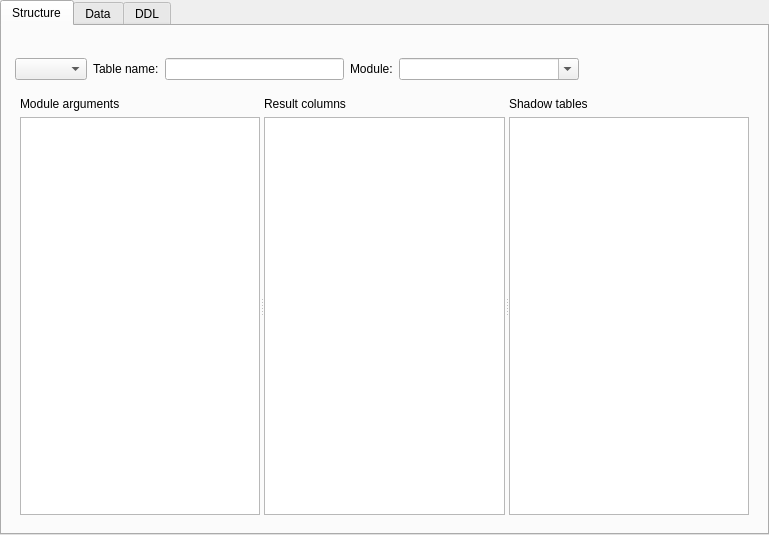
<?xml version="1.0" encoding="UTF-8"?>
<ui version="4.0">
 <class>VirtualTableWindow</class>
 <widget class="QWidget" name="VirtualTableWindow">
  <property name="geometry">
   <rect>
    <x>0</x>
    <y>0</y>
    <width>769</width>
    <height>535</height>
   </rect>
  </property>
  <property name="windowTitle">
   <string>Form</string>
  </property>
  <layout class="QHBoxLayout" name="horizontalLayout">
   <property name="leftMargin">
    <number>0</number>
   </property>
   <property name="topMargin">
    <number>0</number>
   </property>
   <property name="rightMargin">
    <number>0</number>
   </property>
   <property name="bottomMargin">
    <number>0</number>
   </property>
   <item>
    <widget class="QTabWidget" name="tabWidget">
     <property name="currentIndex">
      <number>0</number>
     </property>
     <widget class="QWidget" name="structureTab">
      <attribute name="title">
       <string>Structure</string>
      </attribute>
      <layout class="QVBoxLayout" name="structureTabLayout">
       <item>
        <widget class="QToolBar" name="structureToolBar"/>
       </item>
       <item>
        <widget class="QWidget" name="structureTopBar" native="true">
         <layout class="QHBoxLayout" name="horizontalLayout_2">
          <property name="leftMargin">
           <number>4</number>
          </property>
          <property name="topMargin">
           <number>0</number>
          </property>
          <property name="rightMargin">
           <number>0</number>
          </property>
          <property name="bottomMargin">
           <number>2</number>
          </property>
          <item>
           <widget class="DbComboBox" name="dbCombo">
            <property name="maximumSize">
             <size>
              <width>200</width>
              <height>16777215</height>
             </size>
            </property>
           </widget>
          </item>
          <item>
           <widget class="QLabel" name="tableNameLabel">
            <property name="text">
             <string>Table name:</string>
            </property>
           </widget>
          </item>
          <item>
           <widget class="QLineEdit" name="tableNameEdit">
            <property name="maximumSize">
             <size>
              <width>200</width>
              <height>16777215</height>
             </size>
            </property>
           </widget>
          </item>
          <item>
           <widget class="QLabel" name="moduleLabel">
            <property name="text">
             <string>Module:</string>
            </property>
           </widget>
          </item>
          <item>
           <widget class="QComboBox" name="moduleCombo">
            <property name="sizePolicy">
             <sizepolicy hsizetype="Expanding" vsizetype="Fixed">
              <horstretch>0</horstretch>
              <verstretch>0</verstretch>
             </sizepolicy>
            </property>
            <property name="editable">
             <bool>true</bool>
            </property>
           </widget>
          </item>
          <item>
           <spacer name="horizontalSpacer">
            <property name="orientation">
             <enum>Qt::Orientation::Horizontal</enum>
            </property>
            <property name="sizeHint" stdset="0">
             <size>
              <width>40</width>
              <height>20</height>
             </size>
            </property>
           </spacer>
          </item>
         </layout>
        </widget>
       </item>
       <item>
        <widget class="QWidget" name="structurePanels" native="true">
         <property name="sizePolicy">
          <sizepolicy hsizetype="Preferred" vsizetype="Expanding">
           <horstretch>0</horstretch>
           <verstretch>0</verstretch>
          </sizepolicy>
         </property>
         <layout class="QVBoxLayout" name="verticalLayout">
          <item>
           <widget class="QSplitter" name="structureSplitter">
            <property name="orientation">
             <enum>Qt::Orientation::Horizontal</enum>
            </property>
            <widget class="QWidget" name="argsPanel" native="true">
             <layout class="QVBoxLayout" name="verticalLayout_3">
              <property name="leftMargin">
               <number>0</number>
              </property>
              <property name="topMargin">
               <number>0</number>
              </property>
              <property name="rightMargin">
               <number>0</number>
              </property>
              <property name="bottomMargin">
               <number>0</number>
              </property>
              <item>
               <widget class="QLabel" name="argsLabel">
                <property name="text">
                 <string>Module arguments</string>
                </property>
               </widget>
              </item>
              <item>
               <widget class="SqlEditor" name="argsEdit"/>
              </item>
             </layout>
            </widget>
            <widget class="QWidget" name="columnsPanel" native="true">
             <layout class="QVBoxLayout" name="verticalLayout_4">
              <property name="leftMargin">
               <number>0</number>
              </property>
              <property name="topMargin">
               <number>0</number>
              </property>
              <property name="rightMargin">
               <number>0</number>
              </property>
              <property name="bottomMargin">
               <number>0</number>
              </property>
              <item>
               <widget class="QLabel" name="columnsLabel">
                <property name="text">
                 <string>Result columns</string>
                </property>
               </widget>
              </item>
              <item>
               <widget class="ExtTableView" name="columnsView">
                <property name="selectionMode">
                 <enum>QAbstractItemView::SelectionMode::NoSelection</enum>
                </property>
                <property name="selectionBehavior">
                 <enum>QAbstractItemView::SelectionBehavior::SelectRows</enum>
                </property>
                <attribute name="horizontalHeaderStretchLastSection">
                 <bool>true</bool>
                </attribute>
               </widget>
              </item>
             </layout>
            </widget>
            <widget class="QWidget" name="shadowTablesPanel" native="true">
             <layout class="QVBoxLayout" name="verticalLayout_6">
              <property name="leftMargin">
               <number>0</number>
              </property>
              <property name="topMargin">
               <number>0</number>
              </property>
              <property name="rightMargin">
               <number>0</number>
              </property>
              <property name="bottomMargin">
               <number>0</number>
              </property>
              <item>
               <widget class="QLabel" name="shadowTablesLabel">
                <property name="text">
                 <string>Shadow tables</string>
                </property>
               </widget>
              </item>
              <item>
               <widget class="QListWidget" name="shadowTablesView"/>
              </item>
             </layout>
            </widget>
           </widget>
          </item>
         </layout>
        </widget>
       </item>
      </layout>
     </widget>
     <widget class="QWidget" name="dataTab">
      <attribute name="title">
       <string>Data</string>
      </attribute>
      <layout class="QVBoxLayout" name="verticalLayout_5">
       <item>
        <widget class="DataView" name="dataView">
         <property name="tabPosition">
          <enum>QTabWidget::TabPosition::South</enum>
         </property>
         <property name="currentIndex">
          <number>-1</number>
         </property>
        </widget>
       </item>
      </layout>
     </widget>
     <widget class="QWidget" name="ddlTab">
      <attribute name="title">
       <string>DDL</string>
      </attribute>
      <layout class="QVBoxLayout" name="verticalLayout_2">
       <item>
        <widget class="SqlView" name="ddlEdit">
         <property name="readOnly">
          <bool>true</bool>
         </property>
        </widget>
       </item>
      </layout>
     </widget>
    </widget>
   </item>
  </layout>
 </widget>
 <customwidgets>
  <customwidget>
   <class>SqlView</class>
   <extends>QPlainTextEdit</extends>
   <header>sqlview.h</header>
  </customwidget>
  <customwidget>
   <class>DataView</class>
   <extends>QTabWidget</extends>
   <header>dataview.h</header>
   <container>1</container>
  </customwidget>
  <customwidget>
   <class>ExtTableView</class>
   <extends>QTableView</extends>
   <header>common/exttableview.h</header>
  </customwidget>
  <customwidget>
   <class>DbComboBox</class>
   <extends>QComboBox</extends>
   <header>common/dbcombobox.h</header>
  </customwidget>
  <customwidget>
   <class>SqlEditor</class>
   <extends>QPlainTextEdit</extends>
   <header>sqleditor.h</header>
  </customwidget>
 </customwidgets>
 <resources/>
 <connections/>
</ui>
